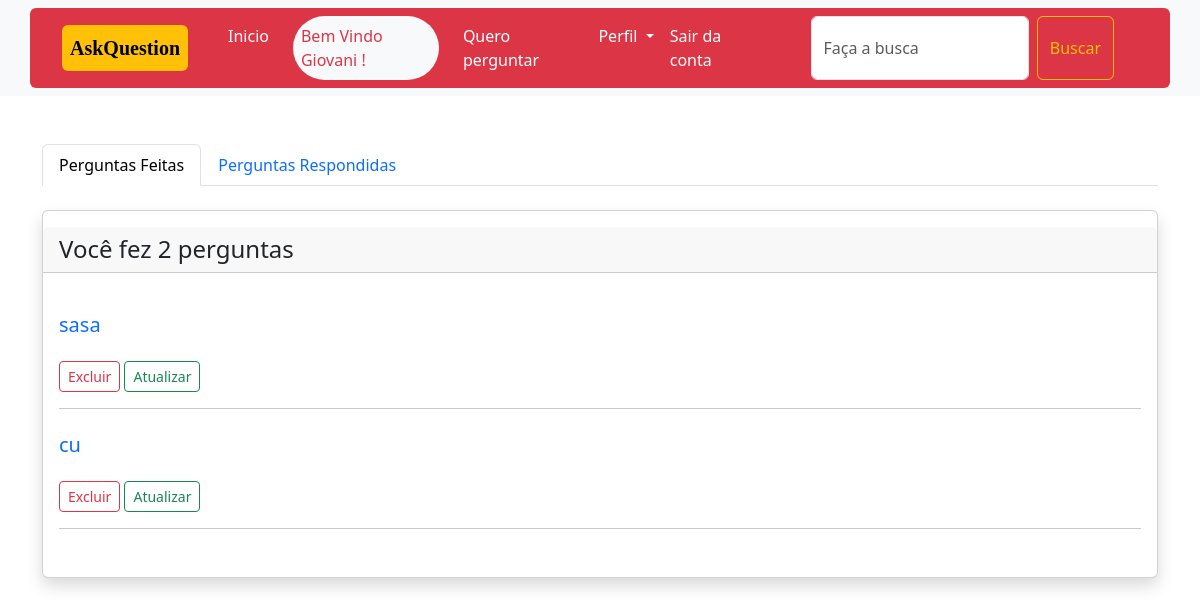
Page /list/ (signed in) on the committed database.
### usuarios/models.py (models this page shows)
class CustomUser(AbstractUser):
    pass

### pergunta/models.py (models this page shows, shortened)
class Pergunta(models.Model):
    publicado = models.DateTimeField(auto_now_add=True)
    titulo = models.CharField(max_length=250)
    descricao = models.TextField()
    slug = models.SlugField(max_length=250, unique=True)
    autor = models.ForeignKey(settings.AUTH_USER_MODEL, on_delete=models.CASCADE)

### pergunta/views.py (the view)
# urls.py: path('list/', list_info, name='list_info'),
@login_required
def list_info(request):
    perguntas = Pergunta.objects.filter(autor=request.user).order_by('-publicado')
    respostas = Resposta.objects.filter(autor=request.user).order_by('-publicado')
    return render(request,'list_info.html',{'perguntas':perguntas, 'respostas':respostas})

### templates/list_info.html (shortened to what this page needs)
{% extends 'base.html' %}
{% load crispy_forms_tags %}
{% block body %}
<div class="container mt-5">
  <ul class="nav nav-tabs" id="myTab" role="tablist">
  <li class="nav-item" role="presentation">
    <button class="nav-link active" id="home-tab" data-bs-toggle="tab" data-bs-target="#home-tab-pane" type="button" role="tab" aria-controls="home-tab-pane" aria-selected="true">Perguntas Feitas</button>
  </li>
  <li class="nav-item" role="presentation">
    <button class="nav-link" id="profile-tab" data-bs-toggle="tab" data-bs-target="#profile-tab-pane" type="button" role="tab" aria-controls="profile-tab-pane" aria-selected="false">Perguntas Respondidas</button>
  </li>
  </ul>
<div class="tab-content" id="myTabContent">
  <div class="tab-pane fade show active" id="home-tab-pane" role="tabpanel" aria-labelledby="home-tab" tabindex="0">
    <div class="tab-pane fade show active" id="home-tab-pane" role="tabpanel" aria-labelledby="home-tab" tabindex="0">
    <div class="card mt-4 py-3 shadow">
      <h4 class="card-header">Você fez {{perguntas.count}} perguntas</h4>
      <div class="card-body ">
        {% for pergunta in perguntas %}
        <h5 class="card-text mt-4"><a class="link-style" href="{% url 'pergunta_detalhes' pergunta.slug %}">{{pergunta.titulo}}</a></h5>
        <a class="btn btn-outline-danger btn-sm  mt-3" href="{% url 'delete_pergunta' pergunta.slug %}">Excluir</a>
        <a class="btn btn-outline-success btn-sm  mt-3" href="{% url 'update_pergunta' pergunta.slug %}">Atualizar</a>
        <hr/>
        {% endfor %}
      </div>
    </div>
  </div>
  </div>
</div>
</div>
{% endblock %}

### templates/navbar.html (shortened to what this page needs)
<nav class="navbar navbar-expand-lg bg-body-tertiary ">
  <div class="container navbar bg-danger p-2 rounded ">
    <a class="navbar-brand bg-warning text-black fw-bold p-2 mx-4 rounded fonte-tipo" href="{% url 'perguntas' %}">AskQuestion</a>
    <div class="collapse navbar-collapse" id="navbarSupportedContent">
      <ul class="navbar-nav me-auto mb-2 mb-lg-0">
          {% if request.user.is_authenticated %}
         <li class="nav-item">
          <a class="nav-link active text-white mx-2" aria-current="page" href="{% url 'perguntas' %}">Inicio</a>
        </li>
         <li class="nav-item">
          <a class="nav-link disabled  mx-2 bg-light text-danger rounded-pill " aria-disabled="true">Bem Vindo {{request.user.username}} !</a>
        </li>
        <li class="nav-item mx-2">
          <a class="nav-link  text-white" href="{% url 'add_pergunta' %}">Quero perguntar</a>
        </li>
        <li class="nav-item dropdown">
          <a class="nav-link dropdown-toggle  text-white" href="#" role="button" data-bs-toggle="dropdown" aria-expanded="false">
            Perfil
          </a>
        </li>
        <li class="nav-item">
          <a class="nav-link active  text-white" aria-current="page" href="{% url 'logout' %}">Sair da conta</a>
        </li>
           <form class="d-flex mx-5" role="search">
              <input class="form-control me-2" type="search" placeholder="Faça a busca" aria-label="Search" name="s">
              <button class="btn btn-outline-warning" type="submit">Buscar</button>
           </form>
          {% endif %}
      </ul>
    </div>
  </div>
</nav>

### templates/navbar.html (style rules this page uses)
.fonte-tipo { font-family: san-serif !important; }

### templates/list_info.html (style rules this page uses)
.link-style { text-decoration:none; }

### rows in the picture
CustomUser: user.username "Giovani"
Pergunta: titulo "sasa"
Pergunta: titulo "cu"

### other values in the picture
{{ perguntas.count }} "2"
